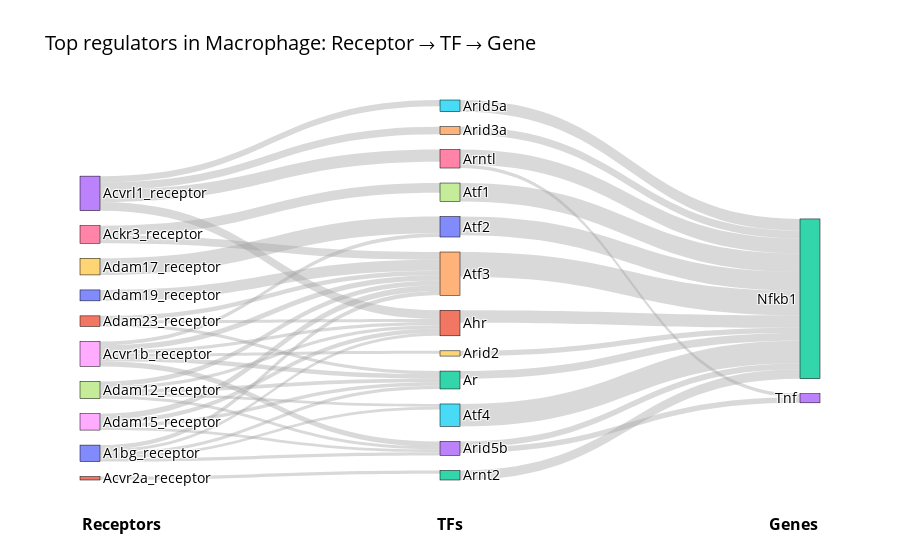

Notebook cell for this chart:
### Markdown cell above
## Test the FIXED Sankey Plots

Now let's test the fixed plotting functions with your data:

### Code cell
print("=== TEST 1: Intracellular Sankey (Receptor → TF → Gene) ===")

plot_intracell_sankey_fixed(
    multicell_obj=multicell,
    results=results,
    cell_type="Macrophage",
    seeds=seed_genes,
    top_receptor_n=20,
    top_tf_n=15,
    flow="upstream",
    save_path=None
)

### Figure 1 — Plotly figure (JSON) as saved in the notebook; plotly's stock layout.template omitted (floating-point values rounded to 4 significant figures)
{"data": [{"link": {"color": ["rgba(160, 160, 160, 0.4)", "rgba(160, 160, 160, 0.4)", "rgba(160, 160, 160, 0.4)", "rgba(160, 160, 160, 0.4)", "rgba(160, 160, 160, 0.4)", "rgba(160, 160, 160, 0.4)", "rgba(160, 160, 160, 0.4)", "rgba(160, 160, 160, 0.4)", "rgba(160, 160, 160, 0.4)", "rgba(160, 160, 160, 0.4)", "rgba(160, 160, 160, 0.4)", "rgba(160, 160, 160, 0.4)", "rgba(160, 160, 160, 0.4)", "rgba(160, 160, 160, 0.4)", "rgba(160, 160, 160, 0.4)", "rgba(160, 160, 160, 0.4)", "rgba(160, 160, 160, 0.4)", "rgba(160, 160, 160, 0.4)", "rgba(160, 160, 160, 0.4)", "rgba(160, 160, 160, 0.4)", "rgba(160, 160, 160, 0.4)", "rgba(160, 160, 160, 0.4)", "rgba(160, 160, 160, 0.4)", "rgba(160, 160, 160, 0.4)", "rgba(160, 160, 160, 0.4)", "rgba(160, 160, 160, 0.4)", "rgba(160, 160, 160, 0.4)", "rgba(160, 160, 160, 0.4)", "rgba(160, 160, 160, 0.4)", "rgba(160, 160, 160, 0.4)", "rgba(160, 160, 160, 0.4)", "rgba(160, 160, 160, 0.4)", "rgba(160, 160, 160, 0.4)", "rgba(160, 160, 160, 0.4)", "rgba(160, 160, 160, 0.4)", "rgba(160, 160, 160, 0.4)", "rgba(160, 160, 160, 0.4)", "rgba(160, 160, 160, 0.4)", "rgba(160, 160, 160, 0.4)", "rgba(160, 160, 160, 0.4)", "rgba(160, 160, 160, 0.4)", "rgba(160, 160, 160, 0.4)", "rgba(160, 160, 160, 0.4)", "rgba(160, 160, 160, 0.4)", "rgba(160, 160, 160, 0.4)", "rgba(160, 160, 160, 0.4)"], "source": [0, 0, 0, 0, 0, 6, 6, 8, 8, 8, 8, 8, 8, 11, 13, 13, 13, 13, 17, 17, 17, 17, 17, 18, 18, 18, 18, 19, 20, 21, 21, 21, 4, 5, 10, 7, 16, 1, 15, 12, 14, 2, 3, 3, 9, 16], "target": [1, 2, 3, 4, 5, 7, 4, 1, 2, 9, 3, 10, 4, 12, 1, 14, 15, 16, 1, 2, 3, 4, 5, 1, 2, 3, 4, 10, 4, 1, 2, 4, 22, 22, 22, 22, 22, 22, 22, 22, 22, 22, 22, 23, 22, 23], "value": [0.01741, 0.0196, 0.01873, 0.02557, 0.01643, 0.05821, 0.04587, 0.0199, 0.0265, 0.01765, 0.03025, 0.02279, 0.0308, 0.02017, 0.05179, 0.04418, 0.03638, 0.0724, 0.01859, 0.02159, 0.01665, 0.02856, 0.01689, 0.02588, 0.02031, 0.01739, 0.03377, 0.09855, 0.06478, 0.01753, 0.01795, 0.02694, 0.1466, 0.1329, 0.1106, 0.1095, 0.08913, 0.07333, 0.06927, 0.05668, 0.04605, 0.04552, 0.03551, 0.03302, 0.03117, 0.02072]}, "node": {"label": ["A1bg_receptor", "Ahr", "Ar", "Arid5b", "Atf3", "Atf4", "Ackr3_receptor", "Atf1", "Acvr1b_receptor", "Arid2", "Atf2", "Acvr2a_receptor", "Arnt2", "Acvrl1_receptor", "Arid3a", "Arid5a", "Arntl", "Adam12_receptor", "Adam15_receptor", "Adam17_receptor", "Adam19_receptor", "Adam23_receptor", "Nfkb1", "Tnf"], "line": {"color": "black", "width": 0.5}, "pad": 15, "thickness": 20}, "orientation": "h", "type": "sankey"}], "layout": {"annotations": [{"font": {"size": 16}, "showarrow": false, "text": "<b>Receptors</b>", "x": 0, "y": -0.15}, {"font": {"size": 16}, "showarrow": false, "text": "<b>TFs</b>", "x": 0.5, "y": -0.15}, {"font": {"size": 16}, "showarrow": false, "text": "<b>Genes</b>", "x": 1, "y": -0.15}], "font": {"color": "black", "size": 14}, "title": {"text": "Top regulators in Macrophage: Receptor → TF → Gene"}}}
